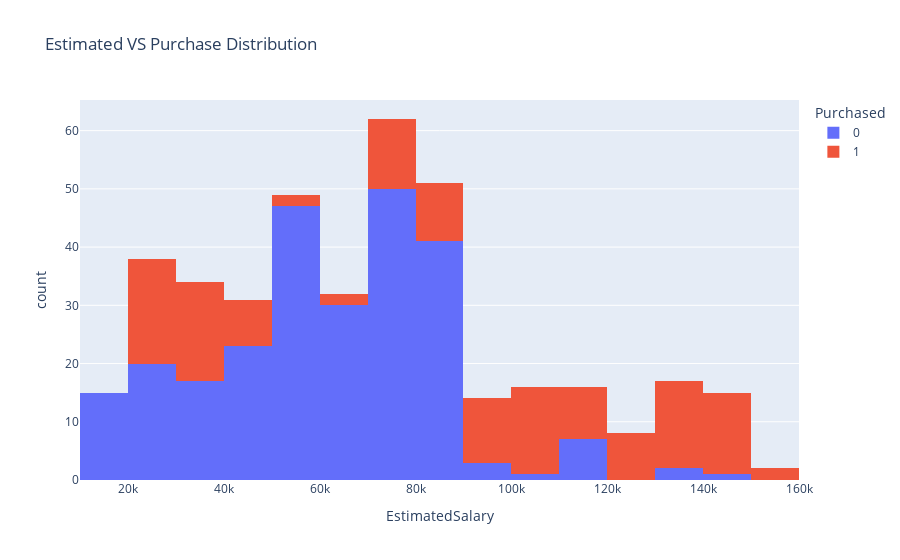

Notebook source saved alongside this figure:
### Code cell
fig = px.histogram(
    df, x='EstimatedSalary', color='Purchased',
    title='Estimated VS Purchase Distribution'
)

fig.show()

### Figure 1 — Plotly figure (JSON) as saved in the notebook; plotly's stock layout.template omitted (floating-point values rounded to 4 significant figures; data arrays with more than 128 entries replaced by an {"elided": "..."} marker saying what was removed)
{"data": [{"bingroup": "x", "hovertemplate": "Purchased=0<br>EstimatedSalary=%{x}<br>count=%{y}<extra></extra>", "legendgroup": "0", "marker": {"color": "#636efa", "pattern": {"shape": ""}}, "name": "0", "orientation": "v", "showlegend": true, "type": "histogram", "x": {"elided": "257 int values"}, "xaxis": "x", "yaxis": "y"}, {"bingroup": "x", "hovertemplate": "Purchased=1<br>EstimatedSalary=%{x}<br>count=%{y}<extra></extra>", "legendgroup": "1", "marker": {"color": "#EF553B", "pattern": {"shape": ""}}, "name": "1", "orientation": "v", "showlegend": true, "type": "histogram", "x": {"elided": "143 int values"}, "xaxis": "x", "yaxis": "y"}], "layout": {"barmode": "relative", "legend": {"title": {"text": "Purchased"}, "tracegroupgap": 0}, "title": {"text": "Estimated VS Purchase Distribution"}, "xaxis": {"anchor": "y", "domain": [0, 1], "title": {"text": "EstimatedSalary"}}, "yaxis": {"anchor": "x", "domain": [0, 1], "title": {"text": "count"}}}}
